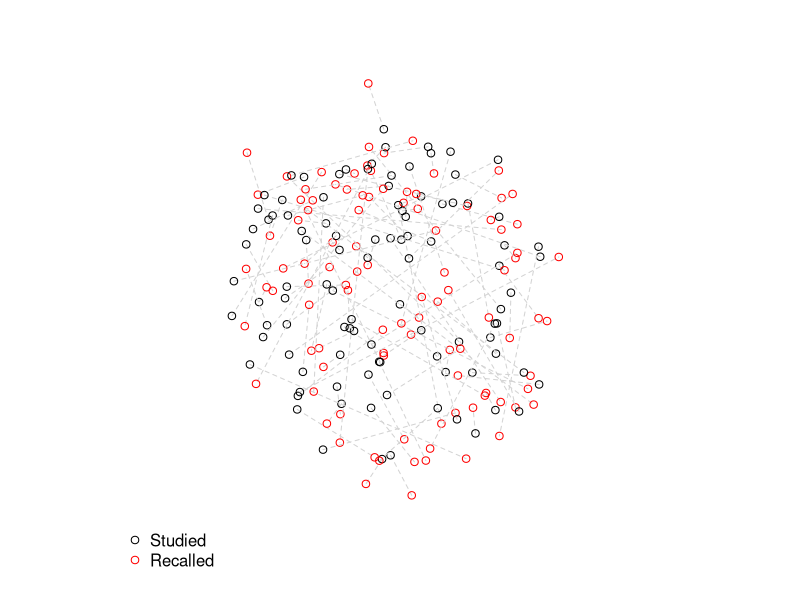
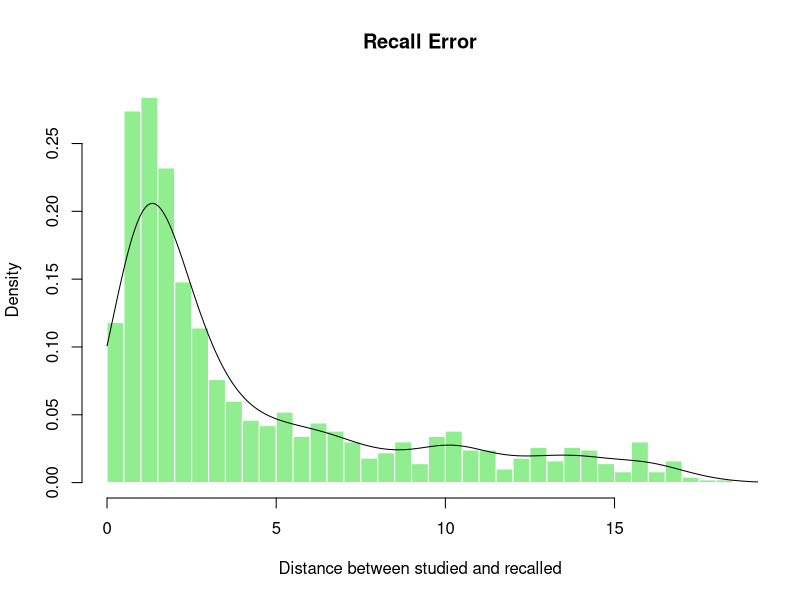

The R script that drew these images, in order:
## ---- chunk 1
knitr::opts_chunk$set(echo = T)
## ---- chunk 2
sleepstudy <- read.csv("../examples/sleepstudy.csv")
head(sleepstudy)
## ---- chunk 3
head(model.matrix(~ Days, data = sleepstudy))
## ---- chunk 4

recall_2d = read.csv("../examples/recall-2D.csv")

## ---- chunk 5
par(pty='s', mar=c(1,1,1,1))
plot(NA, xlim=c(-15,15), ylim=c(-15,15), xlab="", ylab="", axes=F)

for (i in 1:100){
  with(recall_2d[i,], lines(c(px, rx), c(py, ry), lty=2, col="lightgrey"))
  with(recall_2d[i,], points(c(px, rx), c(py, ry), type='p', col=c("black", "red")))
}
legend("bottomleft", legend = c("Studied", "Recalled"), col = c("black", "red"), pch=1, bty='n')
par(pty='m', mar=c(5, 4, 4, 2) + 0.1)
## ---- chunk 6
recall_2d$error = with(recall_2d, sqrt((px-rx)^2 + (py-ry)^2))

with(recall_2d, hist(error, breaks=30, col="lightgreen", border=F, xlab="Distance between studied and recalled", main="Recall Error", probability = T))

with(recall_2d, lines(density(error , from=0)))

## ---- chunk 7
head(recall_2d)
